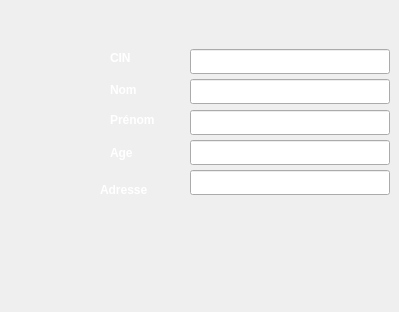
    <widget class="QWidget" name="page_24">
     <widget class="QPushButton" name="retour_13">
      <property name="geometry">
       <rect>
        <x>80</x>
        <y>250</y>
        <width>51</width>
        <height>51</height>
       </rect>
      </property>
      <property name="styleSheet">
       <string notr="true">QPushButton {
            color: white;
            border-image: url(:/img/fleche.png) 3 10 3 10;
            border-top: 3px transparent;
            border-bottom: 3px transparent;
            border-right: 10px transparent;
            border-left: 10px transparent;
        }</string>
      </property>
      <property name="text">
       <string/>
      </property>
     </widget>
     <widget class="QPushButton" name="pushButton_12">
      <property name="geometry">
       <rect>
        <x>240</x>
        <y>280</y>
        <width>75</width>
        <height>23</height>
       </rect>
      </property>
      <property name="styleSheet">
       <string notr="true">QPushButton {
            color: white;
            border-image: url(:/img/valid.png) 3 10 3 10;
            border-top: 3px transparent;
            border-bottom: 3px transparent;
            border-right: 10px transparent;
            border-left: 10px transparent;
        }</string>
      </property>
      <property name="text">
       <string/>
      </property>
     </widget>
     <widget class="QLineEdit" name="nom_client_mod">
      <property name="geometry">
       <rect>
        <x>190</x>
        <y>79</y>
        <width>200</width>
        <height>25</height>
       </rect>
      </property>
     </widget>
     <widget class="QLineEdit" name="age_client_mod">
      <property name="geometry">
       <rect>
        <x>190</x>
        <y>170</y>
        <width>200</width>
        <height>25</height>
       </rect>
      </property>
     </widget>
     <widget class="QLineEdit" name="id_client_mod">
      <property name="geometry">
       <rect>
        <x>190</x>
        <y>49</y>
        <width>200</width>
        <height>25</height>
       </rect>
      </property>
     </widget>
     <widget class="QLineEdit" name="adresse_client_mod">
      <property name="geometry">
       <rect>
        <x>190</x>
        <y>140</y>
        <width>200</width>
        <height>25</height>
       </rect>
      </property>
     </widget>
     <widget class="QLineEdit" name="prenom_client_mod">
      <property name="geometry">
       <rect>
        <x>190</x>
        <y>110</y>
        <width>200</width>
        <height>25</height>
       </rect>
      </property>
     </widget>
     <widget class="QLabel" name="label_7">
      <property name="geometry">
       <rect>
        <x>110</x>
        <y>110</y>
        <width>47</width>
        <height>21</height>
       </rect>
      </property>
      <property name="text">
       <string>&lt;html&gt;&lt;head/&gt;&lt;body&gt;&lt;p&gt;&lt;span style=&quot; font-weight:600; color:#ffffff;&quot;&gt;Prénom&lt;/span&gt;&lt;/p&gt;&lt;/body&gt;&lt;/html&gt;</string>
      </property>
     </widget>
     <widget class="QLabel" name="label_10">
      <property name="geometry">
       <rect>
        <x>100</x>
        <y>180</y>
        <width>61</width>
        <height>21</height>
       </rect>
      </property>
      <property name="text">
       <string>&lt;html&gt;&lt;head/&gt;&lt;body&gt;&lt;p&gt;&lt;span style=&quot; font-weight:600; color:#ffffff;&quot;&gt;Adresse&lt;/span&gt;&lt;/p&gt;&lt;/body&gt;&lt;/html&gt;</string>
      </property>
     </widget>
     <widget class="QLabel" name="label_6">
      <property name="geometry">
       <rect>
        <x>110</x>
        <y>80</y>
        <width>47</width>
        <height>21</height>
       </rect>
      </property>
      <property name="text">
       <string>&lt;html&gt;&lt;head/&gt;&lt;body&gt;&lt;p&gt;&lt;span style=&quot; font-weight:600; color:#ffffff;&quot;&gt;Nom&lt;/span&gt;&lt;/p&gt;&lt;/body&gt;&lt;/html&gt;</string>
      </property>
     </widget>
     <widget class="QLabel" name="label_5">
      <property name="geometry">
       <rect>
        <x>110</x>
        <y>50</y>
        <width>61</width>
        <height>16</height>
       </rect>
      </property>
      <property name="text">
       <string>&lt;html&gt;&lt;head/&gt;&lt;body&gt;&lt;p&gt;&lt;span style=&quot; font-weight:600; color:#ffffff;&quot;&gt;CIN&lt;/span&gt;&lt;/p&gt;&lt;/body&gt;&lt;/html&gt;</string>
      </property>
     </widget>
     <widget class="QLabel" name="label_11">
      <property name="geometry">
       <rect>
        <x>110</x>
        <y>143</y>
        <width>41</width>
        <height>20</height>
       </rect>
      </property>
      <property name="text">
       <string>&lt;html&gt;&lt;head/&gt;&lt;body&gt;&lt;p&gt;&lt;span style=&quot; font-weight:600; color:#ffffff;&quot;&gt;Age&lt;/span&gt;&lt;/p&gt;&lt;/body&gt;&lt;/html&gt;</string>
      </property>
     </widget>
    </widget>
